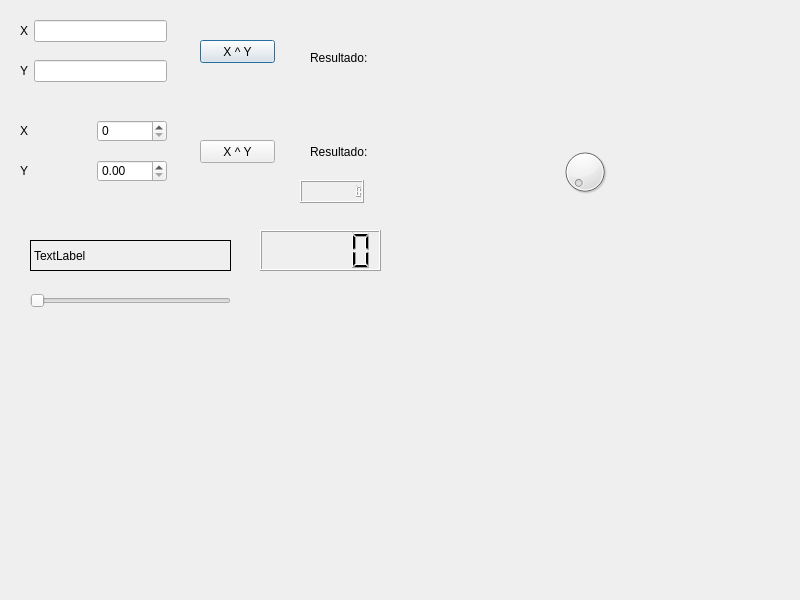
<?xml version="1.0" encoding="UTF-8"?>
<ui version="4.0">
 <class>Dialog</class>
 <widget class="QDialog" name="Dialog">
  <property name="geometry">
   <rect>
    <x>0</x>
    <y>0</y>
    <width>800</width>
    <height>600</height>
   </rect>
  </property>
  <property name="windowTitle">
   <string>Dialog</string>
  </property>
  <widget class="QPushButton" name="pushButton">
   <property name="geometry">
    <rect>
     <x>200</x>
     <y>40</y>
     <width>75</width>
     <height>23</height>
    </rect>
   </property>
   <property name="text">
    <string>X ^ Y</string>
   </property>
  </widget>
  <widget class="QLabel" name="label_3">
   <property name="geometry">
    <rect>
     <x>310</x>
     <y>50</y>
     <width>161</width>
     <height>16</height>
    </rect>
   </property>
   <property name="text">
    <string>Resultado: </string>
   </property>
  </widget>
  <widget class="QLabel" name="label_4">
   <property name="geometry">
    <rect>
     <x>310</x>
     <y>140</y>
     <width>125</width>
     <height>23</height>
    </rect>
   </property>
   <property name="text">
    <string>Resultado: </string>
   </property>
  </widget>
  <widget class="QPushButton" name="pushButton_2">
   <property name="geometry">
    <rect>
     <x>200</x>
     <y>140</y>
     <width>75</width>
     <height>23</height>
    </rect>
   </property>
   <property name="text">
    <string>X ^ Y</string>
   </property>
  </widget>
  <widget class="QLCDNumber" name="lcdNumber">
   <property name="geometry">
    <rect>
     <x>300</x>
     <y>180</y>
     <width>64</width>
     <height>23</height>
    </rect>
   </property>
   <property name="digitCount">
    <number>10</number>
   </property>
  </widget>
  <widget class="QLabel" name="label_7">
   <property name="geometry">
    <rect>
     <x>30</x>
     <y>240</y>
     <width>201</width>
     <height>31</height>
    </rect>
   </property>
   <property name="frameShape">
    <enum>QFrame::Box</enum>
   </property>
   <property name="text">
    <string>TextLabel</string>
   </property>
  </widget>
  <widget class="QSlider" name="horizontalSlider">
   <property name="geometry">
    <rect>
     <x>30</x>
     <y>290</y>
     <width>201</width>
     <height>22</height>
    </rect>
   </property>
   <property name="orientation">
    <enum>Qt::Horizontal</enum>
   </property>
  </widget>
  <widget class="QLCDNumber" name="lcdNumber_2">
   <property name="geometry">
    <rect>
     <x>260</x>
     <y>230</y>
     <width>121</width>
     <height>41</height>
    </rect>
   </property>
  </widget>
  <widget class="QDial" name="dial">
   <property name="geometry">
    <rect>
     <x>560</x>
     <y>140</y>
     <width>50</width>
     <height>64</height>
    </rect>
   </property>
  </widget>
  <widget class="QWidget" name="">
   <property name="geometry">
    <rect>
     <x>20</x>
     <y>20</y>
     <width>147</width>
     <height>22</height>
    </rect>
   </property>
   <layout class="QHBoxLayout" name="horizontalLayout">
    <item>
     <widget class="QLabel" name="label">
      <property name="text">
       <string>X</string>
      </property>
     </widget>
    </item>
    <item>
     <widget class="QLineEdit" name="lineEdit"/>
    </item>
   </layout>
  </widget>
  <widget class="QWidget" name="">
   <property name="geometry">
    <rect>
     <x>20</x>
     <y>60</y>
     <width>147</width>
     <height>22</height>
    </rect>
   </property>
   <layout class="QHBoxLayout" name="horizontalLayout_2">
    <item>
     <widget class="QLabel" name="label_2">
      <property name="text">
       <string>Y</string>
      </property>
     </widget>
    </item>
    <item>
     <widget class="QLineEdit" name="lineEdit_2"/>
    </item>
   </layout>
  </widget>
  <widget class="QWidget" name="">
   <property name="geometry">
    <rect>
     <x>20</x>
     <y>120</y>
     <width>147</width>
     <height>22</height>
    </rect>
   </property>
   <layout class="QHBoxLayout" name="horizontalLayout_3">
    <item>
     <widget class="QLabel" name="label_6">
      <property name="text">
       <string>X</string>
      </property>
     </widget>
    </item>
    <item>
     <widget class="QSpinBox" name="spinBox">
      <property name="maximum">
       <number>200</number>
      </property>
     </widget>
    </item>
   </layout>
  </widget>
  <widget class="QWidget" name="">
   <property name="geometry">
    <rect>
     <x>20</x>
     <y>160</y>
     <width>147</width>
     <height>22</height>
    </rect>
   </property>
   <layout class="QHBoxLayout" name="horizontalLayout_4">
    <item>
     <widget class="QLabel" name="label_5">
      <property name="text">
       <string>Y</string>
      </property>
     </widget>
    </item>
    <item>
     <widget class="QDoubleSpinBox" name="doubleSpinBox"/>
    </item>
   </layout>
  </widget>
 </widget>
 <resources/>
 <connections/>
</ui>
